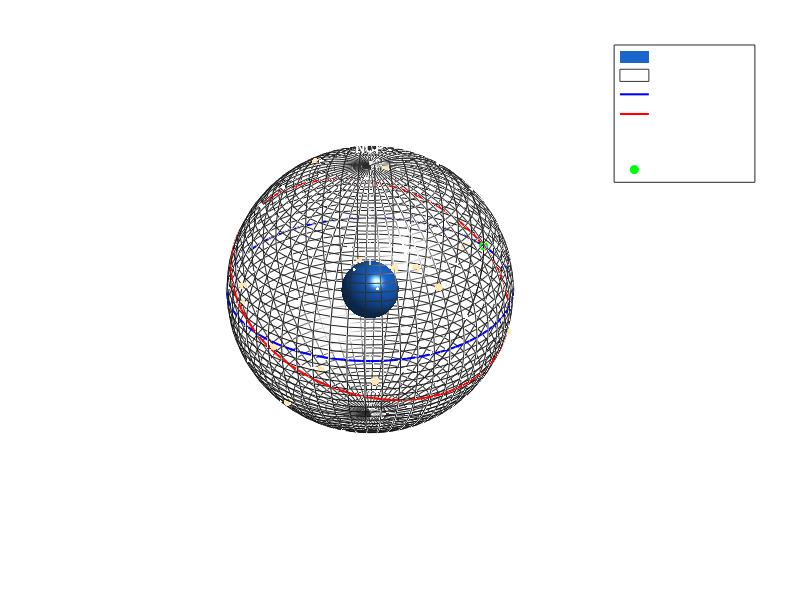

MATLAB code for this plot:
function drawCelestialSpace(num_stars)
% drawCelestialSpace Generates a 3D celestial sphere model with stars.
%   drawCelestialSpace(num_stars) plots the model with the specified 
%   number of stars.

    % Default to 100 stars if no parameter is provided
    if nargin < 1
        num_stars = 100; 
    end

    % --- 1. Setup the Figure (Space Theme) ---
    figure('Name', sprintf('Celestial Space Model (%d Stars)', num_stars), ...
           'Color', 'k', 'Position', [100, 100, 800, 800]);
    hold on; axis equal;
    view(3); % Set 3D view

    % Set axes colors to white so they show up against the black background
    set(gca, 'Color', 'k', 'XColor', 'w', 'YColor', 'w', 'ZColor', 'w', ...
             'GridColor', 'w', 'GridAlpha', 0.3);
    grid on;
    xlabel('X (Vernal Equinox)'); ylabel('Y'); zlabel('Z (North Celestial Pole)');
    title(sprintf('3D Celestial Space Model with %d Stars', num_stars), ...
          'Color', 'w', 'FontSize', 14);

    % --- 2. Define Radii ---
    r_earth = 1;        % Radius of the Earth
    r_celestial = 5;    % Radius of the Celestial Sphere

    % --- 3. Draw the Earth ---
    [x, y, z] = sphere(50);
    surf(x * r_earth, y * r_earth, z * r_earth, ...
        'FaceColor', [0.1 0.4 0.8], 'EdgeColor', 'none', 'FaceAlpha', 1.0);

    % --- 4. Draw the Celestial Sphere (Faint Wireframe) ---
    surf(x * r_celestial, y * r_celestial, z * r_celestial, ...
        'FaceColor', 'none', 'EdgeColor', [0.2 0.2 0.2], 'FaceAlpha', 0.1);

    % --- 5. Draw the Celestial Equator & Ecliptic ---
    theta = linspace(0, 2*pi, 100);
    eq_x = r_celestial * cos(theta);
    eq_y = r_celestial * sin(theta);
    eq_z = zeros(size(theta));

    plot3(eq_x, eq_y, eq_z, 'b', 'LineWidth', 1.5, 'DisplayName', 'Celestial Equator');

    % Ecliptic (Tilted by 23.5 degrees)
    tilt_rad = deg2rad(23.5);
    ecliptic_y = r_celestial * sin(theta) * cos(tilt_rad);
    ecliptic_z = r_celestial * sin(theta) * sin(tilt_rad);
    plot3(eq_x, ecliptic_y, ecliptic_z, 'r', 'LineWidth', 1.5, 'DisplayName', 'Ecliptic');

    % --- 6. Generate and Plot Stars ---
    % Generate random Right Ascension (0 to 2*pi)
    RA = 2 * pi * rand(num_stars, 1);

    % Generate random Declination (using asin to avoid pole clumping)
    sin_Dec = 2 * rand(num_stars, 1) - 1;
    Dec = asin(sin_Dec);

    % Convert Spherical (RA, Dec) to Cartesian (x, y, z)
    star_x = r_celestial * cos(Dec) .* cos(RA);
    star_y = r_celestial * cos(Dec) .* sin(RA);
    star_z = r_celestial * sin(Dec);

    % Generate random sizes for the stars (magnitude)
    star_sizes = 2 + 15 * rand(num_stars, 1);

    % Plot the stars
    scatter3(star_x, star_y, star_z, star_sizes, 'w', 'filled', ...
        'MarkerEdgeColor', 'none', 'DisplayName', 'Stars');

    % Add a few visually distinct "bright" stars if we have enough stars
    if num_stars >= 15
        scatter3(star_x(1:15), star_y(1:15), star_z(1:15), 35, ...
                 [1 0.9 0.7], 'filled', 'HandleVisibility', 'off');
    end

    % --- 7. Mark the Poles and Vernal Equinox ---
    plot3([0 0], [0 0], [-r_celestial*1.1 r_celestial*1.1], 'w--', ...
          'LineWidth', 1, 'DisplayName', 'Rotation Axis');
    text(0, 0, r_celestial*1.15, 'NCP', 'Color', 'w', ...
         'HorizontalAlignment', 'center', 'FontWeight', 'bold');
    text(0, 0, -r_celestial*1.15, 'SCP', 'Color', 'w', ...
         'HorizontalAlignment', 'center', 'FontWeight', 'bold');

    plot3(r_celestial, 0, 0, 'go', 'MarkerSize', 6, 'MarkerFaceColor', 'g', ...
          'DisplayName', 'Vernal Equinox');

    % --- 8. Final Touches ---
    camlight right;
    lighting gouraud;
    legend('TextColor', 'w', 'Color', 'none', 'Location', 'northeastoutside');
    hold off;
end
